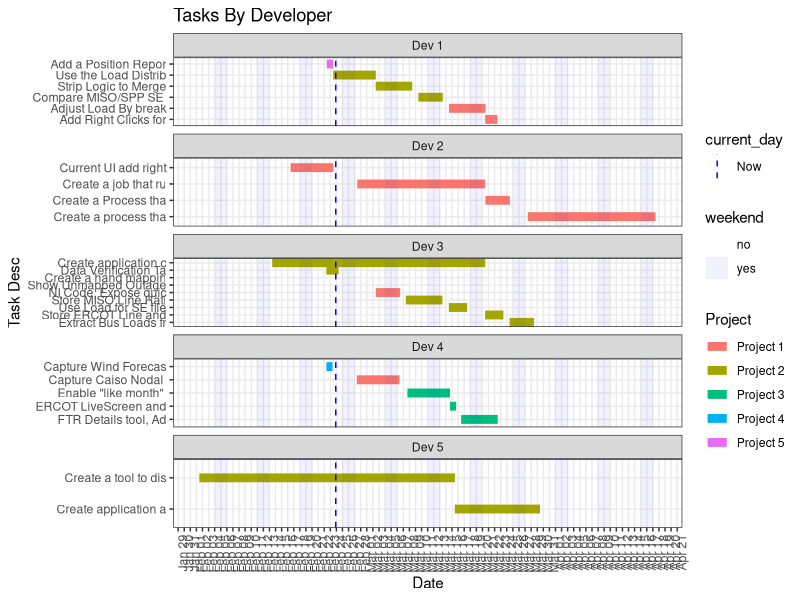
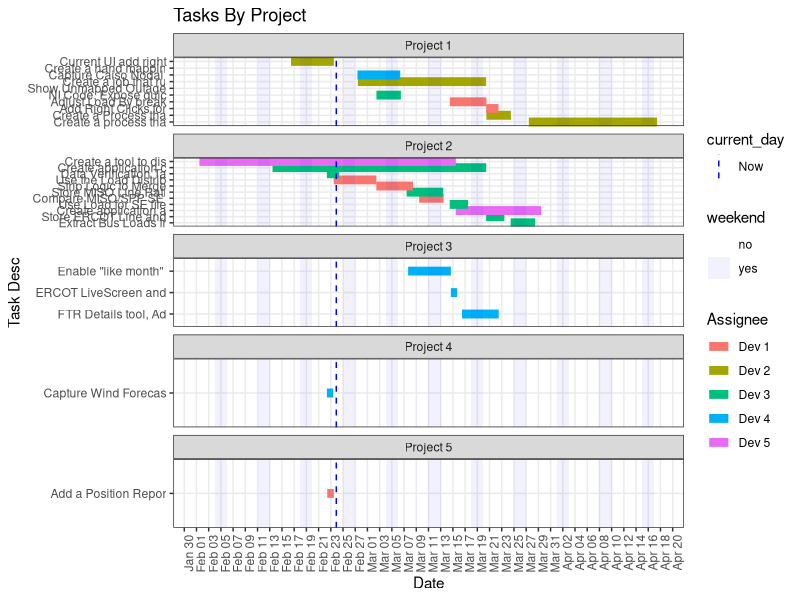

The R script that drew these images, in order:
 library(openxlsx)
 library(ggplot2)
 library(dplyr)
 library(lubridate)
 library(scales)
 
#raw tasks downloaded to csv from Jira 
raw <- read.xlsx("gantt_chart_data.xlsx", startRow = 4,detectDates = TRUE) 


processed_data <- raw %>% 
  data.frame(.) %>%  
  select(Project,Summary,Priority,Planned.Start,Planned.End,Assignee) %>%
  na.omit() %>%
#Converting excel DateTime serial number to R DateTime
  mutate(start = ymd_hms(as.POSIXct(Planned.Start * (60*60*24), origin="1899-12-30", tz="GMT")),
         end = ymd_hms(as.POSIXct(Planned.End * (60*60*24), origin="1899-12-30", tz="GMT")),
         short_sum = substr(Summary,0,20),
         Priority = as.factor(Priority)) %>%
  select(-c(Planned.Start, Planned.End)) %>%
  na.omit() %>%
  ungroup() %>%
  filter(end <= today() + weeks(6)) %>% 
  arrange(desc(start), short_sum) %>% 
  mutate(short_sum = factor(short_sum, levels = unique(short_sum)))


today_df <- data.frame(val = as.numeric(force_tz(ymd_hms("2017-02-23 16:33:15"),tzone = "America/New_York")), 
                       current_day = "Now")

#needed to highlight the days that are weeekends
weekends <- data.frame(date = seq(floor_date(min(processed_data$start),unit = "day"), 
                                  ceiling_date(max(processed_data$end),unit = "day"), by = "hour")) %>%
  mutate(day = wday(date), 
         weekend = ifelse(wday(date) %in% c(1,7), "yes","no"))%>%
  group_by(date, weekend) %>%
  summarize(start = min(date), end = max(date) + minutes(60))


# tasks by developer
ggplot(data = processed_data) +
  geom_segment(aes(y = short_sum, 
                   yend = short_sum, 
                   x = start, xend = end, 
                   color = Project),size=3) +
  geom_vline(data = today_df, aes(xintercept = val, linetype = current_day), color = "blue") +
  geom_rect(data = weekends, aes(NULL, NULL, xmin = start, xmax = end, fill = weekend),
            ymin=-Inf,ymax= Inf) +
  scale_fill_manual(values = alpha(c("gray", 'blue'), c(0.0, .05)))  + 
  scale_x_datetime(date_labels = "%b %d", date_breaks = "1 day", minor_breaks = NULL ) +
  facet_wrap(~Assignee, ncol = 1, scales = "free_y") +
  theme_bw() +
  scale_linetype_manual(values = c(2)) +
  theme(axis.text.x = element_text(angle = 90, hjust = 1)) +
  labs(title = "Tasks By Developer", y = "Task Desc", x = "Date")

# tasks by Projects
ggplot(data = processed_data) +
  geom_segment(aes(y = short_sum, 
                   yend = short_sum, 
                   x = start, xend = end, 
                   color = Assignee),size=3) +
  geom_vline(data = today_df, aes(xintercept = val, linetype = current_day), color = "blue") +
  geom_rect(data = weekends, aes(NULL, NULL,xmin = start, xmax = end, fill = weekend),
            ymin=-Inf,ymax= Inf) +
  scale_fill_manual(values = alpha(c("gray", 'blue'), c(0.0, .05)))  + 
  scale_x_datetime(date_labels = "%b %d", date_breaks = "2 day", minor_breaks = NULL ) +
  #scale_x_datetime(date_labels = "%b %d", date_breaks = "1 week") +
  facet_wrap(~Project, ncol = 1, scales = "free_y") +
  theme_bw() +
  scale_linetype_manual(values = c(2)) +
  theme(axis.text.x = element_text(angle = 90, hjust = 1)) +
  labs(title = "Tasks By Project", y = "Task Desc", x = "Date")


